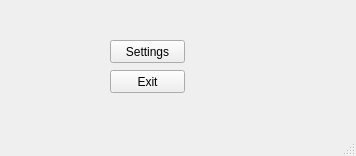
<?xml version="1.0" encoding="UTF-8"?>
<ui version="4.0">
 <class>MainWindow</class>
 <widget class="QMainWindow" name="MainWindow">
  <property name="geometry">
   <rect>
    <x>0</x>
    <y>0</y>
    <width>356</width>
    <height>156</height>
   </rect>
  </property>
  <property name="windowTitle">
   <string>MainWindow</string>
  </property>
  <widget class="QWidget" name="centralwidget">
   <widget class="QPushButton" name="pushButton_settings">
    <property name="geometry">
     <rect>
      <x>110</x>
      <y>40</y>
      <width>75</width>
      <height>23</height>
     </rect>
    </property>
    <property name="text">
     <string>Settings</string>
    </property>
   </widget>
   <widget class="QPushButton" name="pushButton_exit">
    <property name="geometry">
     <rect>
      <x>110</x>
      <y>70</y>
      <width>75</width>
      <height>23</height>
     </rect>
    </property>
    <property name="text">
     <string>Exit</string>
    </property>
   </widget>
  </widget>
  <widget class="QMenuBar" name="menubar">
   <property name="geometry">
    <rect>
     <x>0</x>
     <y>0</y>
     <width>356</width>
     <height>21</height>
    </rect>
   </property>
  </widget>
  <widget class="QStatusBar" name="statusbar"/>
 </widget>
 <resources/>
 <connections/>
</ui>
